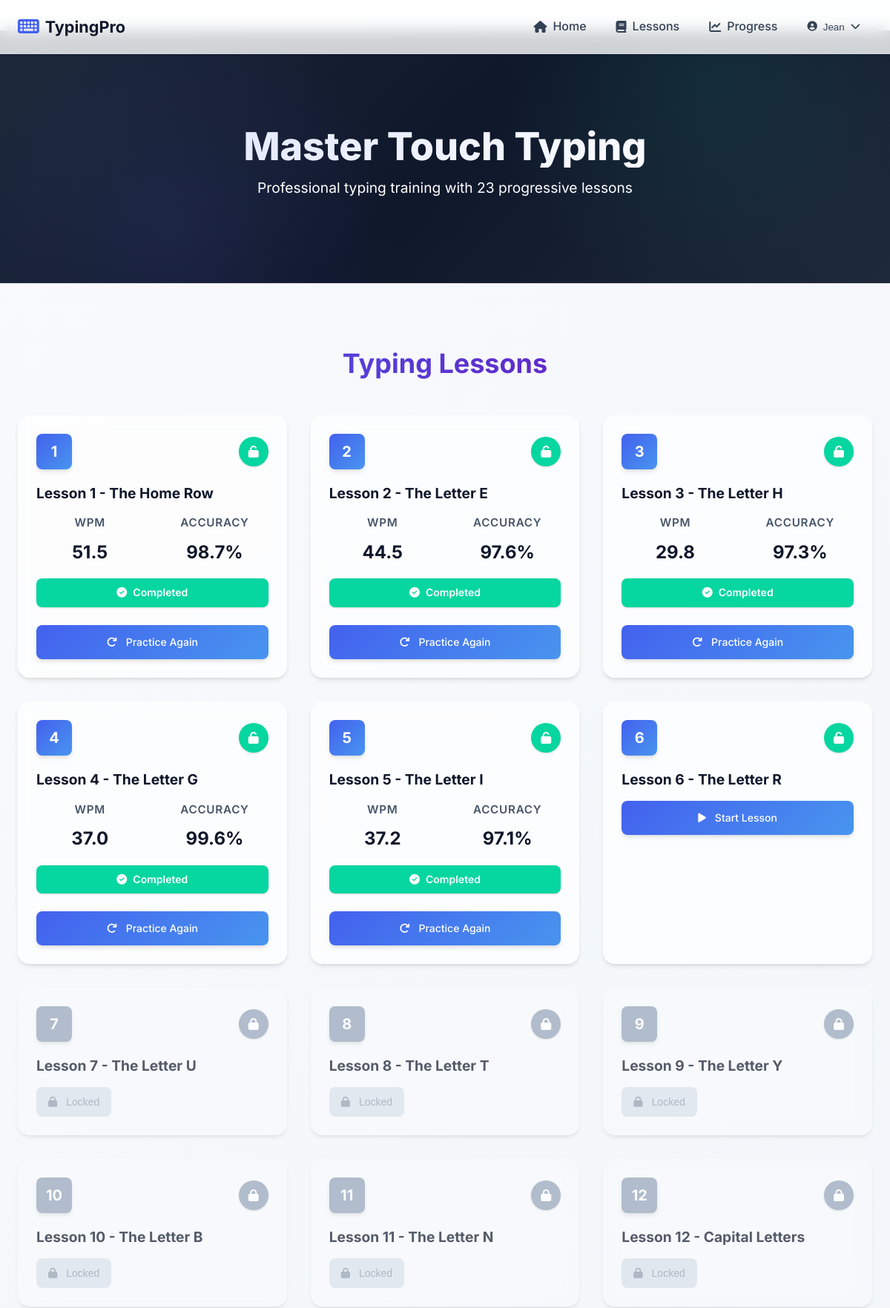
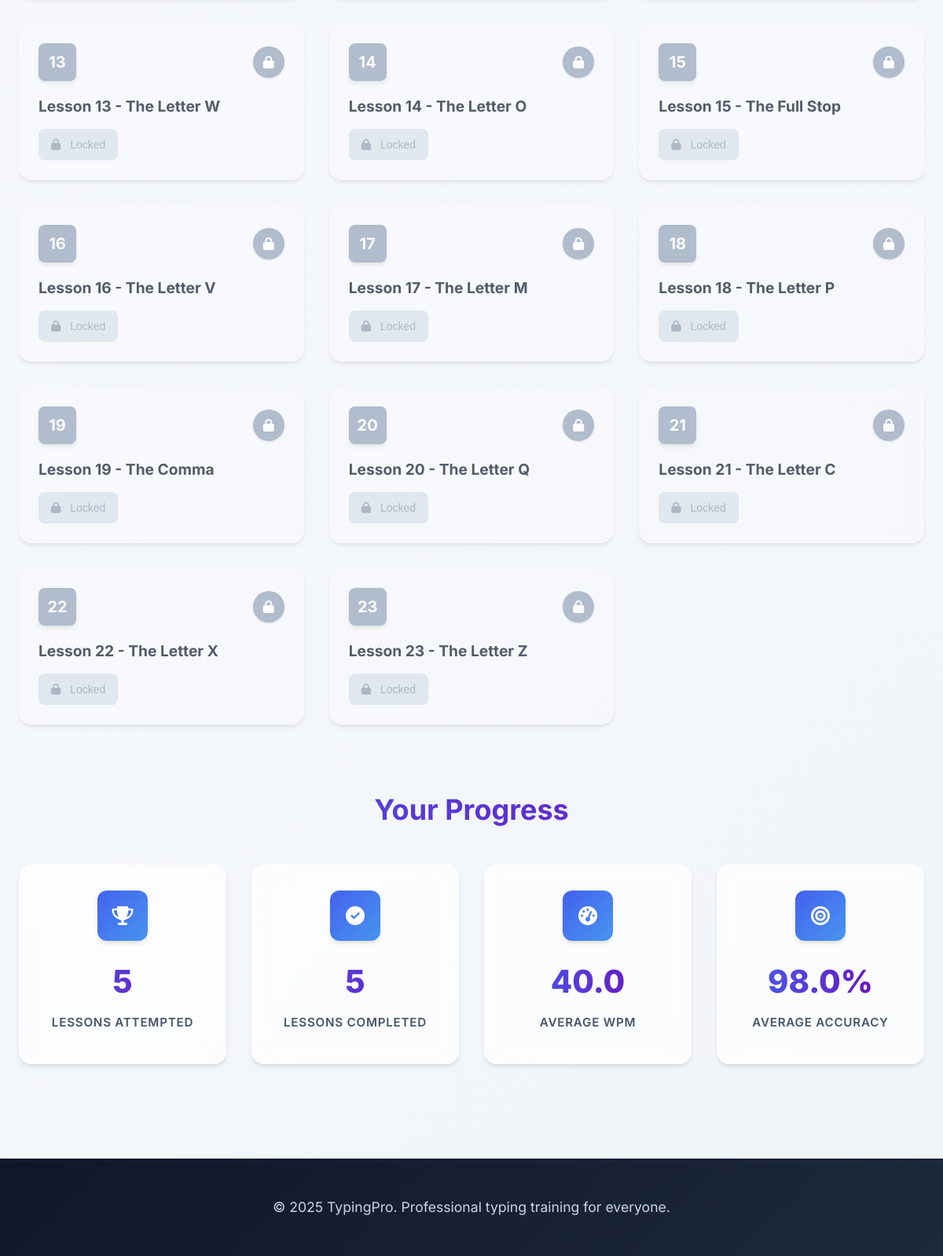
The app's page /lessons (signed in) with its own data (2 pictures, top to bottom).
### models.py (models this page shows)
class User(UserMixin, db.Model):
    id = db.Column(db.Integer, primary_key=True)
    email = db.Column(db.String(120), unique=True, nullable=False)
    first_name = db.Column(db.String(64), nullable=False)
    last_name = db.Column(db.String(64), nullable=False)
    password_hash = db.Column(db.String(256), nullable=False)
    created_at = db.Column(db.DateTime, default=datetime.utcnow)
    progress = db.relationship('Progress', backref='user', lazy=True)
    achievements = db.relationship('Achievement', backref='user', lazy=True)

class Lesson(db.Model):
    id = db.Column(db.Integer, primary_key=True)
    number = db.Column(db.Integer, unique=True, nullable=False)
    content = db.Column(db.Text, nullable=False)
    title = db.Column(db.String(100), default="Lesson")
    difficulty = db.Column(db.String(20), default="beginner")
    focus_keys = db.Column(db.String(100))  # Keys this lesson focuses on

class Progress(db.Model):
    id = db.Column(db.Integer, primary_key=True)
    user_id = db.Column(db.Integer, db.ForeignKey('user.id'), nullable=False)
    lesson_id = db.Column(db.Integer, db.ForeignKey('lesson.id'), nullable=False)
    wpm = db.Column(db.Float, default=0.0)
    accuracy = db.Column(db.Float, default=0.0)
    time_taken = db.Column(db.Integer, default=0)  # in seconds
    error_count = db.Column(db.Integer, default=0)
    timestamp = db.Column(db.DateTime, default=datetime.utcnow)
    __table_args__ = (db.UniqueConstraint('user_id', 'lesson_id', name='user_lesson_progress'),)

### app.py (the view)
@app.route('/index')
@app.route('/lessons')
def index():
    lessons = Lesson.query.order_by(Lesson.number).all()
    user_progress = {}
    unlocked_lessons = [1]  # First lesson is always unlocked
    if current_user.is_authenticated:
        progress_records = Progress.query.filter_by(user_id=current_user.id).all()
        for progress in progress_records:
            user_progress[progress.lesson_id] = {
                'wpm': progress.wpm,
                'accuracy': progress.accuracy,
                'completed': progress.accuracy >= 95.0
            }
        for i in range(1, 22):
            if i == 1:  # First lesson always unlocked
                continue
            prev_progress = user_progress.get(i - 1)
            if prev_progress and prev_progress['completed']:
                unlocked_lessons.append(i)
            else:
                break  # Stop at first locked lesson
    return render_template('index.html', lessons=lessons, user_progress=user_progress, unlocked_lessons=unlocked_lessons)

### app.py (called while the page is built)
@login_manager.user_loader
def load_user(user_id):
    return User.query.get(int(user_id))

### templates/index.html (shortened to what this page needs)
{% extends "base.html" %}
{% block content %}
<div class="hero-section">
    <div class="hero-content">
        <h1 class="hero-title">Master Touch Typing</h1>
        <p class="hero-subtitle">Professional typing training with 23 progressive lessons</p>
    </div>
</div>
<div class="lessons-section">
    <div class="section-header">
        <h2>Typing Lessons</h2>
    </div>
    <div class="lessons-grid">
        {% for lesson in lessons %}
            <div class="lesson-card {% if lesson.number in unlocked_lessons %}unlocked{% else %}locked{% endif %}">
                <div class="lesson-header">
                    <div class="lesson-number">{{ lesson.number }}</div>
                    {% if lesson.number in unlocked_lessons %}
                        <div class="lesson-status unlocked">
                            <i class="fas fa-unlock"></i>
                        </div>
                    {% else %}
                        <div class="lesson-status locked">
                            <i class="fas fa-lock"></i>
                        </div>
                    {% endif %}
                </div>
                <div class="lesson-content">
                    <h3 class="lesson-title">{{ lesson.title }}</h3>
                    {% if current_user.is_authenticated and lesson.id in user_progress %}
                        <div class="lesson-progress">
                            <div class="progress-stats">
                                <div class="stat">
                                    <span class="stat-label">WPM</span>
                                    <span class="stat-value">{{ user_progress[lesson.id].wpm|round(1) }}</span>
                                </div>
                                <div class="stat">
                                    <span class="stat-label">Accuracy</span>
                                    <span class="stat-value">{{ user_progress[lesson.id].accuracy|round(1) }}%</span>
                                </div>
                            </div>
                            {% if user_progress[lesson.id].completed %}
                                <div class="completion-badge">
                                    <i class="fas fa-check-circle"></i>
                                    <span>Completed</span>
                                </div>
                            {% endif %}
                        </div>
                    {% endif %}
                </div>
                <div class="lesson-actions">
                    {% if lesson.number in unlocked_lessons %}
                        <a href="{{ url_for('practice', lesson_id=lesson.id) }}" class="btn btn-primary">
                            {% if current_user.is_authenticated and lesson.id in user_progress %}
                                <i class="fas fa-redo"></i>
                                Practice Again
                            {% else %}
                                <i class="fas fa-play"></i>
                                Start Lesson
                            {% endif %}
                        </a>
                    {% else %}
                        <button class="btn btn-disabled" disabled>
                            <i class="fas fa-lock"></i>
                            Locked
                        </button>
                    {% endif %}
                </div>
            </div>
        {% endfor %}
    </div>
</div>
{% if current_user.is_authenticated %}
<div class="stats-section">
    <div class="section-header">
        <h2>Your Progress</h2>
    </div>
    <div class="stats-grid">
        <div class="stat-card">
            <div class="stat-icon">
                <i class="fas fa-trophy"></i>
            </div>
            <div class="stat-content">
                <div class="stat-number">{{ user_progress|length }}</div>
                <div class="stat-label">Lessons Attempted</div>
            </div>
        </div>
        <div class="stat-card">
            <div class="stat-icon">
                <i class="fas fa-check-circle"></i>
            </div>
            <div class="stat-content">
                <div class="stat-number">
                    {{ user_progress.values()|selectattr('completed')|list|length }}
                </div>
                <div class="stat-label">Lessons Completed</div>
            </div>
        </div>
        <div class="stat-card">
            <div class="stat-icon">
                <i class="fas fa-tachometer-alt"></i>
            </div>
            <div class="stat-content">
                <div class="stat-number">
                    {% if user_progress %}
                        {{ ((user_progress.values()|map(attribute='wpm')|sum) / (user_progress|length))|round(1) }}
                    {% else %}
                        0
                    {% endif %}
                </div>
                <div class="stat-label">Average WPM</div>
            </div>
        </div>
        <div class="stat-card">
            <div class="stat-icon">
                <i class="fas fa-bullseye"></i>
            </div>
            <div class="stat-content">
                <div class="stat-number">
                    {% if user_progress %}
                        {{ ((user_progress.values()|map(attribute='accuracy')|sum) / (user_progress|length))|round(1) }}%
                    {% else %}
                        0%
                    {% endif %}
                </div>
                <div class="stat-label">Average Accuracy</div>
            </div>
        </div>
    </div>
</div>
{% endif %}
{% endblock %}

### templates/base.html (shortened to what this page needs)
<!DOCTYPE html>
<html lang="en">
<head>
    <link rel="stylesheet" href="https://cdnjs.cloudflare.com/ajax/libs/font-awesome/6.4.0/css/all.min.css">
    <link rel="stylesheet" href="{{ url_for('static', filename='css/style.css') }}">
</head>
<body>
    <nav class="navbar">
        <div class="nav-container">
            <div class="nav-brand">
                <a href="{{ url_for('index') }}">
                    <i class="fas fa-keyboard"></i>
                    <span>TypingPro</span>
                </a>
            </div>
            <div class="nav-menu">
                <a href="{{ url_for('home') }}" class="nav-link">
                        <i class="fas fa-home"></i>
                        <span>Home</span>
                    </a>
                    <a href="{{ url_for('index') }}" class="nav-link">
                        <i class="fas fa-book"></i>
                        <span>Lessons</span>
                    </a>
                {% if current_user.is_authenticated %}
                    <a href="{{ url_for('progress') }}" class="nav-link">
                        <i class="fas fa-chart-line"></i>
                        <span>Progress</span>
                    </a>
                    <div class="nav-dropdown">
                        <button class="nav-dropdown-btn">
                            <i class="fas fa-user-circle"></i>
                            <span>{{ current_user.first_name }}</span>
                            <i class="fas fa-chevron-down"></i>
                        </button>
                    </div>
                {% endif %}
            </div>
        </div>
    </nav>
    <main class="main-content">
        {% block content %}{% endblock %}
    </main>
    <footer class="footer">
        <div class="footer-container">
            <div class="footer-content">
                <p>&copy; 2025 TypingPro. Professional typing training for everyone.</p>
            </div>
        </div>
    </footer>
</body>
</html>

### records on screen
User: first_name "Jean"
Lesson: number "1", title "Lesson 1 - The Home Row", shows "Completed", shows "Practice Again"
Progress: wpm "51.5", accuracy "98.7"
Lesson: number "2", title "Lesson 2 - The Letter E", shows "Completed", shows "Practice Again"
Progress: wpm "44.5", accuracy "97.6"
Lesson: number "3", title "Lesson 3 - The Letter H", id.accuracy "97.3", shows "Completed", shows "Practice Again"
Progress: wpm "29.8"
Lesson: number "4", title "Lesson 4 - The Letter G", shows "Completed", shows "Practice Again"
Progress: wpm "37.0", accuracy "99.6"
Lesson: number "5", title "Lesson 5 - The Letter I", shows "Completed", shows "Practice Again"
Progress: wpm "37.2", accuracy "97.1"
Lesson: number "6", title "Lesson 6 - The Letter R", shows "Start Lesson"
Lesson: number "7", title "Lesson 7 - The Letter U", shows "Locked"
Lesson: number "8", title "Lesson 8 - The Letter T", shows "Locked"
Lesson: number "9", title "Lesson 9 - The Letter Y", shows "Locked"
Lesson: number "10", title "Lesson 10 - The Letter B", shows "Locked"
Lesson: number "11", title "Lesson 11 - The Letter N", shows "Locked"
Lesson: number "12", title "Lesson 12 - Capital Letters", shows "Locked"
Lesson: number "13", title "Lesson 13 - The Letter W", shows "Locked"
Lesson: number "14", title "Lesson 14 - The Letter O", shows "Locked"
Lesson: number "15", title "Lesson 15 - The Full Stop", shows "Locked"
Lesson: number "16", title "Lesson 16 - The Letter V", shows "Locked"
Lesson: number "17", title "Lesson 17 - The Letter M", shows "Locked"
Lesson: number "18", title "Lesson 18 - The Letter P", shows "Locked"
Lesson: number "19", title "Lesson 19 - The Comma", shows "Locked"
Lesson: number "20", title "Lesson 20 - The Letter Q", shows "Locked"
Lesson: number "21", title "Lesson 21 - The Letter C", shows "Locked"
Lesson: number "22", title "Lesson 22 - The Letter X", shows "Locked"
Lesson: number "23", title "Lesson 23 - The Letter Z", shows "Locked"

### other values on screen
{{ user_progress|length }} "5"
{{ user_progress.values()|selectattr('completed')|list|length }} "5"
